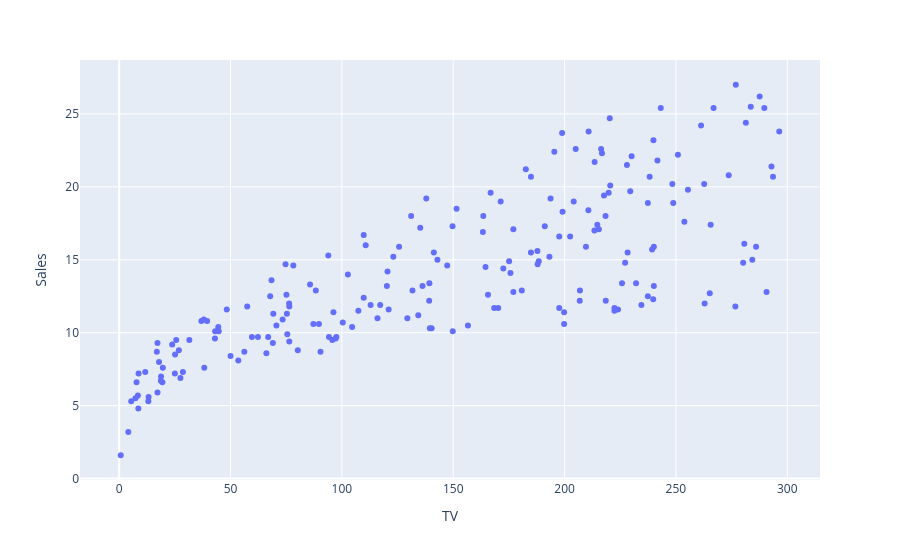

Notebook code for this chart:
### Code cell
px.scatter(sales_data, y = 'Sales', x = 'TV')

### Figure 1 — Plotly figure (JSON) as saved in the notebook; plotly's stock layout.template omitted (floating-point values rounded to 4 significant figures; data arrays with more than 128 entries replaced by an {"elided": "..."} marker saying what was removed)
{"data": [{"hovertemplate": "TV=%{x}<br>Sales=%{y}<extra></extra>", "legendgroup": "", "marker": {"color": "#636efa", "symbol": "circle"}, "mode": "markers", "name": "", "orientation": "v", "showlegend": false, "type": "scatter", "x": {"elided": "200 float values"}, "xaxis": "x", "y": {"elided": "200 float values"}, "yaxis": "y"}], "layout": {"legend": {"tracegroupgap": 0}, "margin": {"t": 60}, "xaxis": {"anchor": "y", "domain": [0, 1], "title": {"text": "TV"}}, "yaxis": {"anchor": "x", "domain": [0, 1], "title": {"text": "Sales"}}}}
